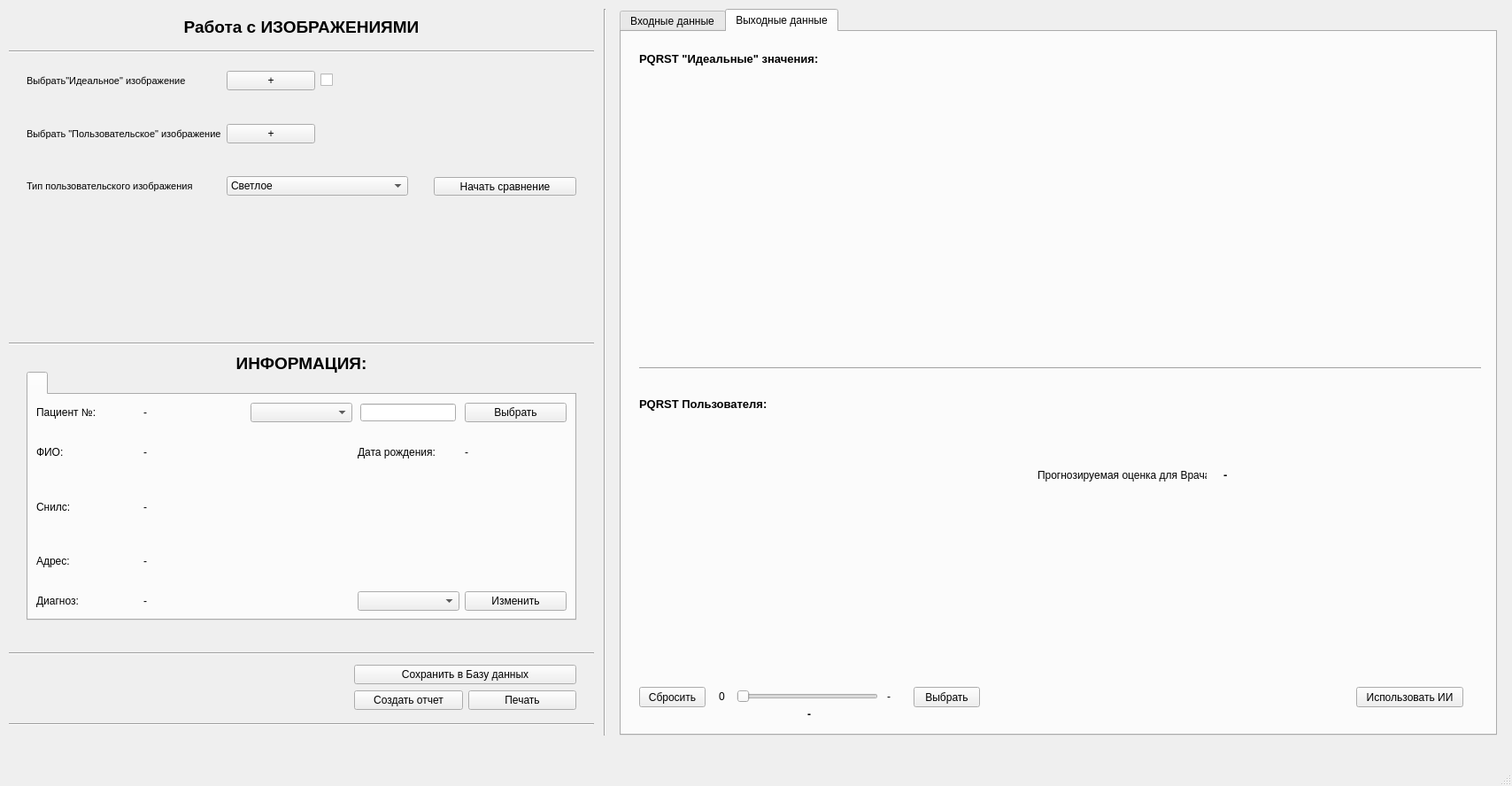
<?xml version="1.0" encoding="UTF-8"?>
<ui version="4.0">
 <class>MainWindow</class>
 <widget class="QMainWindow" name="MainWindow">
  <property name="geometry">
   <rect>
    <x>0</x>
    <y>0</y>
    <width>1708</width>
    <height>888</height>
   </rect>
  </property>
  <property name="windowTitle">
   <string>MainWindow</string>
  </property>
  <widget class="QWidget" name="centralwidget">
   <widget class="Line" name="line">
    <property name="geometry">
     <rect>
      <x>673</x>
      <y>10</y>
      <width>20</width>
      <height>821</height>
     </rect>
    </property>
    <property name="orientation">
     <enum>Qt::Vertical</enum>
    </property>
   </widget>
   <widget class="QPushButton" name="pushButton_2">
    <property name="geometry">
     <rect>
      <x>490</x>
      <y>200</y>
      <width>161</width>
      <height>21</height>
     </rect>
    </property>
    <property name="text">
     <string>Начать сравнение</string>
    </property>
   </widget>
   <widget class="Line" name="line_2">
    <property name="geometry">
     <rect>
      <x>10</x>
      <y>380</y>
      <width>661</width>
      <height>16</height>
     </rect>
    </property>
    <property name="orientation">
     <enum>Qt::Horizontal</enum>
    </property>
   </widget>
   <widget class="QTabWidget" name="tabWidget_2">
    <property name="geometry">
     <rect>
      <x>700</x>
      <y>10</y>
      <width>991</width>
      <height>821</height>
     </rect>
    </property>
    <property name="currentIndex">
     <number>1</number>
    </property>
    <widget class="QWidget" name="tab">
     <attribute name="title">
      <string>Входные данные</string>
     </attribute>
     <widget class="PlotWidget" name="widget_2" native="true">
      <property name="geometry">
       <rect>
        <x>10</x>
        <y>60</y>
        <width>959</width>
        <height>201</height>
       </rect>
      </property>
     </widget>
     <widget class="PlotWidget" name="widget_3" native="true">
      <property name="geometry">
       <rect>
        <x>10</x>
        <y>578</y>
        <width>959</width>
        <height>201</height>
       </rect>
      </property>
     </widget>
     <widget class="PlotWidget" name="widget" native="true">
      <property name="geometry">
       <rect>
        <x>10</x>
        <y>320</y>
        <width>959</width>
        <height>201</height>
       </rect>
      </property>
     </widget>
     <widget class="QLabel" name="label_2">
      <property name="geometry">
       <rect>
        <x>10</x>
        <y>30</y>
        <width>941</width>
        <height>21</height>
       </rect>
      </property>
      <property name="font">
       <font>
        <pointsize>10</pointsize>
        <weight>75</weight>
        <bold>true</bold>
       </font>
      </property>
      <property name="text">
       <string>График &quot;Идеальные&quot; значения:</string>
      </property>
     </widget>
     <widget class="QLabel" name="label_3">
      <property name="geometry">
       <rect>
        <x>10</x>
        <y>290</y>
        <width>941</width>
        <height>21</height>
       </rect>
      </property>
      <property name="font">
       <font>
        <pointsize>10</pointsize>
        <weight>75</weight>
        <bold>true</bold>
       </font>
      </property>
      <property name="text">
       <string>График &quot;Пользовательские&quot; значения:</string>
      </property>
     </widget>
     <widget class="QLabel" name="label_13">
      <property name="geometry">
       <rect>
        <x>10</x>
        <y>550</y>
        <width>941</width>
        <height>21</height>
       </rect>
      </property>
      <property name="font">
       <font>
        <pointsize>10</pointsize>
        <weight>75</weight>
        <bold>true</bold>
       </font>
      </property>
      <property name="text">
       <string>График сравнения &quot;Идеальные&quot; и &quot;Пользовательские&quot; значения:</string>
      </property>
     </widget>
     <widget class="Line" name="line_5">
      <property name="geometry">
       <rect>
        <x>10</x>
        <y>270</y>
        <width>961</width>
        <height>16</height>
       </rect>
      </property>
      <property name="orientation">
       <enum>Qt::Horizontal</enum>
      </property>
     </widget>
     <widget class="Line" name="line_6">
      <property name="geometry">
       <rect>
        <x>10</x>
        <y>530</y>
        <width>961</width>
        <height>16</height>
       </rect>
      </property>
      <property name="orientation">
       <enum>Qt::Horizontal</enum>
      </property>
     </widget>
    </widget>
    <widget class="QWidget" name="tab_2">
     <attribute name="title">
      <string>Выходные данные</string>
     </attribute>
     <widget class="PlotWidget" name="widget_4" native="true">
      <property name="geometry">
       <rect>
        <x>20</x>
        <y>50</y>
        <width>381</width>
        <height>291</height>
       </rect>
      </property>
     </widget>
     <widget class="PlotWidget" name="widget_5" native="true">
      <property name="geometry">
       <rect>
        <x>20</x>
        <y>440</y>
        <width>381</width>
        <height>291</height>
       </rect>
      </property>
     </widget>
     <widget class="Line" name="line_3">
      <property name="geometry">
       <rect>
        <x>20</x>
        <y>370</y>
        <width>951</width>
        <height>21</height>
       </rect>
      </property>
      <property name="orientation">
       <enum>Qt::Horizontal</enum>
      </property>
     </widget>
     <widget class="QLabel" name="label_5">
      <property name="geometry">
       <rect>
        <x>20</x>
        <y>20</y>
        <width>381</width>
        <height>21</height>
       </rect>
      </property>
      <property name="font">
       <font>
        <pointsize>10</pointsize>
        <weight>75</weight>
        <bold>true</bold>
       </font>
      </property>
      <property name="text">
       <string>PQRST &quot;Идеальные&quot; значения:</string>
      </property>
     </widget>
     <widget class="QLabel" name="label_6">
      <property name="geometry">
       <rect>
        <x>20</x>
        <y>410</y>
        <width>381</width>
        <height>21</height>
       </rect>
      </property>
      <property name="font">
       <font>
        <pointsize>10</pointsize>
        <weight>75</weight>
        <bold>true</bold>
       </font>
      </property>
      <property name="text">
       <string>PQRST Пользователя:</string>
      </property>
     </widget>
     <widget class="QSlider" name="horizontalSlider_2">
      <property name="geometry">
       <rect>
        <x>130</x>
        <y>740</y>
        <width>160</width>
        <height>22</height>
       </rect>
      </property>
      <property name="orientation">
       <enum>Qt::Horizontal</enum>
      </property>
     </widget>
     <widget class="QPushButton" name="pushButton_5">
      <property name="geometry">
       <rect>
        <x>330</x>
        <y>740</y>
        <width>75</width>
        <height>23</height>
       </rect>
      </property>
      <property name="text">
       <string>Выбрать</string>
      </property>
     </widget>
     <widget class="QPushButton" name="pushButton_6">
      <property name="geometry">
       <rect>
        <x>20</x>
        <y>740</y>
        <width>75</width>
        <height>23</height>
       </rect>
      </property>
      <property name="text">
       <string>Сбросить</string>
      </property>
     </widget>
     <widget class="QLabel" name="label_7">
      <property name="geometry">
       <rect>
        <x>300</x>
        <y>740</y>
        <width>31</width>
        <height>21</height>
       </rect>
      </property>
      <property name="text">
       <string>-</string>
      </property>
     </widget>
     <widget class="QLabel" name="label_8">
      <property name="geometry">
       <rect>
        <x>110</x>
        <y>740</y>
        <width>16</width>
        <height>21</height>
       </rect>
      </property>
      <property name="text">
       <string>0</string>
      </property>
     </widget>
     <widget class="QLabel" name="label_9">
      <property name="geometry">
       <rect>
        <x>210</x>
        <y>760</y>
        <width>21</width>
        <height>21</height>
       </rect>
      </property>
      <property name="font">
       <font>
        <weight>75</weight>
        <bold>true</bold>
       </font>
      </property>
      <property name="text">
       <string>-</string>
      </property>
     </widget>
     <widget class="QPushButton" name="pushButton_7">
      <property name="geometry">
       <rect>
        <x>830</x>
        <y>740</y>
        <width>121</width>
        <height>23</height>
       </rect>
      </property>
      <property name="text">
       <string>Использовать ИИ</string>
      </property>
     </widget>
     <widget class="QLabel" name="label_14">
      <property name="geometry">
       <rect>
        <x>470</x>
        <y>490</y>
        <width>191</width>
        <height>21</height>
       </rect>
      </property>
      <property name="text">
       <string>Прогнозируемая оценка для Врача: </string>
      </property>
     </widget>
     <widget class="QLabel" name="label_17">
      <property name="geometry">
       <rect>
        <x>680</x>
        <y>480</y>
        <width>291</width>
        <height>41</height>
       </rect>
      </property>
      <property name="font">
       <font>
        <pointsize>10</pointsize>
        <weight>75</weight>
        <bold>true</bold>
       </font>
      </property>
      <property name="text">
       <string>-</string>
      </property>
     </widget>
    </widget>
   </widget>
   <widget class="QTabWidget" name="tabWidget">
    <property name="geometry">
     <rect>
      <x>30</x>
      <y>420</y>
      <width>621</width>
      <height>281</height>
     </rect>
    </property>
    <widget class="QWidget" name="Page1_3">
     <attribute name="title">
      <string/>
     </attribute>
     <layout class="QGridLayout" name="gridLayout_6">
      <item row="3" column="0">
       <widget class="QLabel" name="label_43">
        <property name="text">
         <string>Адрес:</string>
        </property>
       </widget>
      </item>
      <item row="0" column="0">
       <widget class="QLabel" name="label_44">
        <property name="text">
         <string>Пациент №:</string>
        </property>
       </widget>
      </item>
      <item row="4" column="0">
       <widget class="QLabel" name="label_45">
        <property name="text">
         <string>Диагноз:</string>
        </property>
       </widget>
      </item>
      <item row="3" column="1" colspan="4">
       <widget class="QLabel" name="label_46">
        <property name="text">
         <string>-</string>
        </property>
       </widget>
      </item>
      <item row="1" column="4">
       <widget class="QLabel" name="label_47">
        <property name="text">
         <string>-</string>
        </property>
       </widget>
      </item>
      <item row="0" column="1">
       <widget class="QLabel" name="label_48">
        <property name="text">
         <string>-</string>
        </property>
       </widget>
      </item>
      <item row="0" column="2">
       <widget class="QComboBox" name="comboBox_6"/>
      </item>
      <item row="1" column="0">
       <widget class="QLabel" name="label_50">
        <property name="text">
         <string>ФИО: </string>
        </property>
       </widget>
      </item>
      <item row="1" column="3">
       <widget class="QLabel" name="label_51">
        <property name="text">
         <string>Дата рождения:</string>
        </property>
       </widget>
      </item>
      <item row="1" column="1" colspan="2">
       <widget class="QLabel" name="label_52">
        <property name="text">
         <string>-</string>
        </property>
       </widget>
      </item>
      <item row="2" column="1" colspan="4">
       <widget class="QLabel" name="label_53">
        <property name="text">
         <string>-</string>
        </property>
       </widget>
      </item>
      <item row="2" column="0">
       <widget class="QLabel" name="label_54">
        <property name="text">
         <string>Снилс:</string>
        </property>
       </widget>
      </item>
      <item row="4" column="4">
       <widget class="QPushButton" name="pushButton_12">
        <property name="text">
         <string>Изменить</string>
        </property>
       </widget>
      </item>
      <item row="4" column="3">
       <widget class="QComboBox" name="comboBox_7"/>
      </item>
      <item row="0" column="4">
       <widget class="QPushButton" name="pushButton_13">
        <property name="text">
         <string>Выбрать</string>
        </property>
       </widget>
      </item>
      <item row="0" column="3" alignment="Qt::AlignHCenter">
       <widget class="QLineEdit" name="lineEdit_5">
        <property name="maximumSize">
         <size>
          <width>473</width>
          <height>20</height>
         </size>
        </property>
       </widget>
      </item>
      <item row="4" column="1" colspan="2">
       <widget class="QLabel" name="label_49">
        <property name="text">
         <string>-</string>
        </property>
       </widget>
      </item>
     </layout>
    </widget>
   </widget>
   <widget class="Line" name="line_4">
    <property name="geometry">
     <rect>
      <x>10</x>
      <y>50</y>
      <width>661</width>
      <height>16</height>
     </rect>
    </property>
    <property name="orientation">
     <enum>Qt::Horizontal</enum>
    </property>
   </widget>
   <widget class="QWidget" name="layoutWidget">
    <property name="geometry">
     <rect>
      <x>30</x>
      <y>80</y>
      <width>431</width>
      <height>141</height>
     </rect>
    </property>
    <layout class="QGridLayout" name="gridLayout">
     <item row="4" column="0">
      <widget class="QLabel" name="label_11">
       <property name="font">
        <font>
         <pointsize>8</pointsize>
        </font>
       </property>
       <property name="text">
        <string>Тип пользовательского изображения</string>
       </property>
      </widget>
     </item>
     <item row="2" column="1">
      <widget class="QPushButton" name="pushButton_4">
       <property name="text">
        <string>+</string>
       </property>
      </widget>
     </item>
     <item row="3" column="0">
      <widget class="QLabel" name="label_4">
       <property name="text">
        <string/>
       </property>
      </widget>
     </item>
     <item row="0" column="1">
      <widget class="QPushButton" name="pushButton">
       <property name="text">
        <string>+</string>
       </property>
      </widget>
     </item>
     <item row="0" column="0">
      <widget class="QLabel" name="label">
       <property name="font">
        <font>
         <pointsize>8</pointsize>
        </font>
       </property>
       <property name="text">
        <string>Выбрать&quot;Идеальное&quot; изображение </string>
       </property>
      </widget>
     </item>
     <item row="2" column="0">
      <widget class="QLabel" name="label_10">
       <property name="font">
        <font>
         <pointsize>8</pointsize>
        </font>
       </property>
       <property name="text">
        <string>Выбрать &quot;Пользовательское&quot; изображение</string>
       </property>
      </widget>
     </item>
     <item row="4" column="1" colspan="2">
      <widget class="QComboBox" name="comboBox">
       <item>
        <property name="text">
         <string>Светлое</string>
        </property>
       </item>
       <item>
        <property name="text">
         <string>Среднее</string>
        </property>
       </item>
       <item>
        <property name="text">
         <string>Темное</string>
        </property>
       </item>
      </widget>
     </item>
     <item row="1" column="0" colspan="3">
      <widget class="QLabel" name="label_12">
       <property name="text">
        <string/>
       </property>
      </widget>
     </item>
     <item row="0" column="2">
      <widget class="QCheckBox" name="checkBox">
       <property name="text">
        <string/>
       </property>
      </widget>
     </item>
    </layout>
   </widget>
   <widget class="QLabel" name="label_15">
    <property name="geometry">
     <rect>
      <x>10</x>
      <y>10</y>
      <width>661</width>
      <height>41</height>
     </rect>
    </property>
    <property name="font">
     <font>
      <pointsize>14</pointsize>
      <weight>75</weight>
      <bold>true</bold>
     </font>
    </property>
    <property name="contextMenuPolicy">
     <enum>Qt::DefaultContextMenu</enum>
    </property>
    <property name="layoutDirection">
     <enum>Qt::LeftToRight</enum>
    </property>
    <property name="text">
     <string>Работа с ИЗОБРАЖЕНИЯМИ</string>
    </property>
    <property name="alignment">
     <set>Qt::AlignCenter</set>
    </property>
   </widget>
   <widget class="QLabel" name="label_16">
    <property name="geometry">
     <rect>
      <x>10</x>
      <y>390</y>
      <width>661</width>
      <height>41</height>
     </rect>
    </property>
    <property name="font">
     <font>
      <pointsize>14</pointsize>
      <weight>75</weight>
      <bold>true</bold>
     </font>
    </property>
    <property name="contextMenuPolicy">
     <enum>Qt::DefaultContextMenu</enum>
    </property>
    <property name="layoutDirection">
     <enum>Qt::LeftToRight</enum>
    </property>
    <property name="text">
     <string>ИНФОРМАЦИЯ:</string>
    </property>
    <property name="alignment">
     <set>Qt::AlignCenter</set>
    </property>
   </widget>
   <widget class="Line" name="line_7">
    <property name="geometry">
     <rect>
      <x>10</x>
      <y>730</y>
      <width>661</width>
      <height>16</height>
     </rect>
    </property>
    <property name="orientation">
     <enum>Qt::Horizontal</enum>
    </property>
   </widget>
   <widget class="Line" name="line_8">
    <property name="geometry">
     <rect>
      <x>10</x>
      <y>810</y>
      <width>661</width>
      <height>16</height>
     </rect>
    </property>
    <property name="orientation">
     <enum>Qt::Horizontal</enum>
    </property>
   </widget>
   <widget class="QWidget" name="">
    <property name="geometry">
     <rect>
      <x>400</x>
      <y>750</y>
      <width>251</width>
      <height>54</height>
     </rect>
    </property>
    <layout class="QGridLayout" name="gridLayout_2">
     <item row="0" column="0" colspan="2">
      <widget class="QPushButton" name="pushButton_3">
       <property name="text">
        <string>Сохранить в Базу данных</string>
       </property>
      </widget>
     </item>
     <item row="1" column="0">
      <widget class="QPushButton" name="pushButton_8">
       <property name="text">
        <string>Создать отчет</string>
       </property>
      </widget>
     </item>
     <item row="1" column="1">
      <widget class="QPushButton" name="pushButton_9">
       <property name="text">
        <string>Печать</string>
       </property>
      </widget>
     </item>
    </layout>
   </widget>
  </widget>
  <widget class="QMenuBar" name="menubar">
   <property name="geometry">
    <rect>
     <x>0</x>
     <y>0</y>
     <width>1708</width>
     <height>21</height>
    </rect>
   </property>
  </widget>
  <widget class="QStatusBar" name="statusbar"/>
 </widget>
 <customwidgets>
  <customwidget>
   <class>PlotWidget</class>
   <extends>QWidget</extends>
   <header>pyqtgraph</header>
   <container>1</container>
  </customwidget>
 </customwidgets>
 <resources/>
 <connections/>
</ui>
